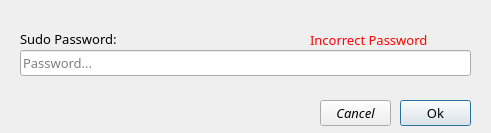
<?xml version="1.0" encoding="UTF-8"?>
<ui version="4.0">
 <class>Form</class>
 <widget class="QWidget" name="Form">
  <property name="geometry">
   <rect>
    <x>0</x>
    <y>0</y>
    <width>491</width>
    <height>133</height>
   </rect>
  </property>
  <property name="font">
   <font>
    <family>Fira Code</family>
    <pointsize>10</pointsize>
   </font>
  </property>
  <property name="acceptDrops">
   <bool>true</bool>
  </property>
  <property name="windowTitle">
   <string>Password</string>
  </property>
  <property name="windowIcon">
   <iconset theme="QIcon::ThemeIcon::SecurityHigh"/>
  </property>
  <property name="windowOpacity">
   <double>0.800000000000000</double>
  </property>
  <widget class="QPushButton" name="pushButton">
   <property name="geometry">
    <rect>
     <x>400</x>
     <y>100</y>
     <width>71</width>
     <height>26</height>
    </rect>
   </property>
   <property name="font">
    <font>
     <family>Fira Code</family>
     <pointsize>10</pointsize>
    </font>
   </property>
   <property name="cursor">
    <cursorShape>PointingHandCursor</cursorShape>
   </property>
   <property name="text">
    <string>Ok</string>
   </property>
   <property name="shortcut">
    <string>Return</string>
   </property>
   <property name="checkable">
    <bool>false</bool>
   </property>
   <property name="autoDefault">
    <bool>false</bool>
   </property>
   <property name="default">
    <bool>true</bool>
   </property>
   <property name="flat">
    <bool>false</bool>
   </property>
  </widget>
  <widget class="QPushButton" name="pushButton_2">
   <property name="geometry">
    <rect>
     <x>320</x>
     <y>100</y>
     <width>71</width>
     <height>26</height>
    </rect>
   </property>
   <property name="font">
    <font>
     <family>Fira Code</family>
     <pointsize>10</pointsize>
     <italic>true</italic>
    </font>
   </property>
   <property name="cursor">
    <cursorShape>PointingHandCursor</cursorShape>
   </property>
   <property name="text">
    <string>Cancel</string>
   </property>
  </widget>
  <widget class="QLineEdit" name="lineEdit">
   <property name="geometry">
    <rect>
     <x>20</x>
     <y>50</y>
     <width>451</width>
     <height>26</height>
    </rect>
   </property>
   <property name="inputMask">
    <string/>
   </property>
   <property name="text">
    <string/>
   </property>
   <property name="maxLength">
    <number>32767</number>
   </property>
   <property name="echoMode">
    <enum>QLineEdit::EchoMode::Password</enum>
   </property>
   <property name="placeholderText">
    <string>Password...</string>
   </property>
  </widget>
  <widget class="QLabel" name="label">
   <property name="enabled">
    <bool>true</bool>
   </property>
   <property name="geometry">
    <rect>
     <x>20</x>
     <y>30</y>
     <width>111</width>
     <height>18</height>
    </rect>
   </property>
   <property name="inputMethodHints">
    <set>Qt::InputMethodHint::ImhNone</set>
   </property>
   <property name="frameShadow">
    <enum>QFrame::Shadow::Plain</enum>
   </property>
   <property name="text">
    <string>Sudo Password:</string>
   </property>
   <property name="textFormat">
    <enum>Qt::TextFormat::AutoText</enum>
   </property>
   <property name="scaledContents">
    <bool>false</bool>
   </property>
   <property name="wordWrap">
    <bool>false</bool>
   </property>
  </widget>
  <widget class="QLabel" name="label_2">
   <property name="enabled">
    <bool>true</bool>
   </property>
   <property name="geometry">
    <rect>
     <x>310</x>
     <y>30</y>
     <width>151</width>
     <height>20</height>
    </rect>
   </property>
   <property name="font">
    <font>
     <family>Fira Code</family>
     <pointsize>10</pointsize>
    </font>
   </property>
   <property name="styleSheet">
    <string notr="true">color: rgb(255, 0, 0);</string>
   </property>
   <property name="frameShadow">
    <enum>QFrame::Shadow::Plain</enum>
   </property>
   <property name="text">
    <string>Incorrect Password</string>
   </property>
  </widget>
 </widget>
 <resources/>
 <connections>
  <connection>
   <sender>pushButton_2</sender>
   <signal>clicked()</signal>
   <receiver>Form</receiver>
   <slot>close()</slot>
   <hints>
    <hint type="sourcelabel">
     <x>355</x>
     <y>107</y>
    </hint>
    <hint type="destinationlabel">
     <x>278</x>
     <y>100</y>
    </hint>
   </hints>
  </connection>
 </connections>
</ui>
